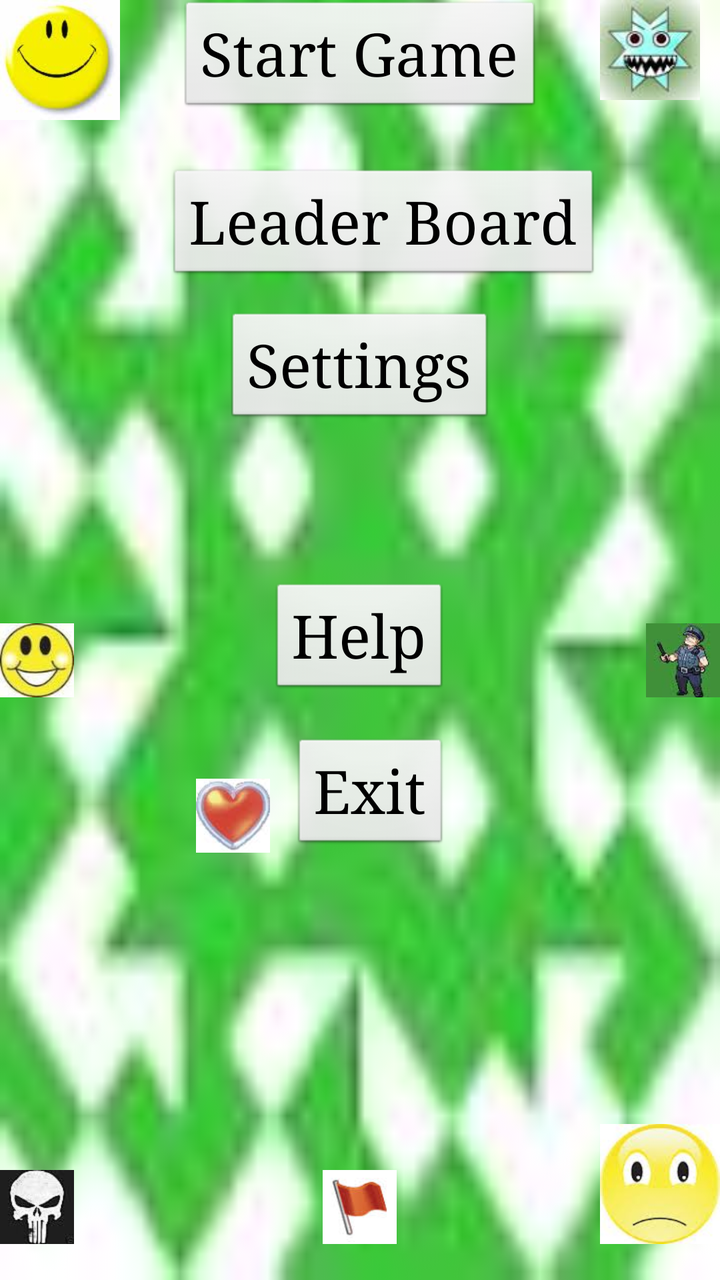
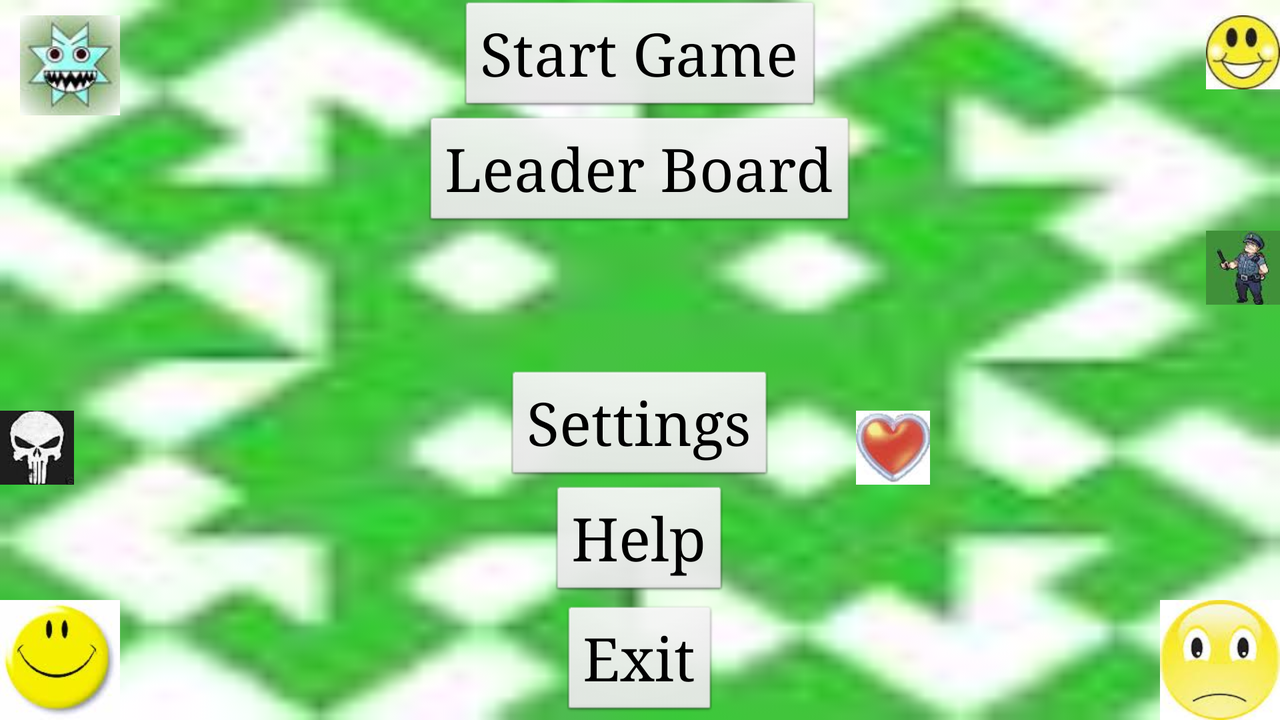

Compare how this app lays out the same screen by default and in its alternative resource folder. The renders come first, then the two layout files and the values they reference.
<!-- AndroidManifest.xml: application theme AppTheme -->
<!-- res/layout/menu.xml -->
<?xml version="1.0" encoding="utf-8"?>

<RelativeLayout xmlns:android="http://schemas.android.com/apk/res/android"
    android:layout_width="match_parent"
    android:layout_height="match_parent"
    android:background="@drawable/plain_green"
    android:orientation="vertical" >

    <ImageView
        android:id="@+id/imageView6"
        android:layout_width="wrap_content"
        android:layout_height="wrap_content"
        android:layout_alignParentBottom="true"
        android:layout_marginBottom="18dp"
        android:contentDescription="@null"
        android:src="@drawable/destructive_mine" />

    <ImageView
        android:id="@+id/imageView7"
        android:layout_width="wrap_content"
        android:layout_height="wrap_content"
        android:layout_alignBottom="@+id/imageView6"
        android:layout_centerHorizontal="true"
        android:contentDescription="@null"
        android:src="@drawable/flag" />

    <ImageView
        android:id="@+id/imageView8"
        android:layout_width="wrap_content"
        android:layout_height="wrap_content"
        android:layout_alignBottom="@+id/imageView7"
        android:layout_alignParentRight="true"
        android:contentDescription="@null"
        android:src="@drawable/sad" />

    <ImageView
        android:id="@+id/imageView2"
        android:layout_width="wrap_content"
        android:layout_height="wrap_content"
        android:layout_alignParentLeft="true"
        android:layout_alignParentTop="true"
        android:contentDescription="@null"
        android:src="@drawable/fine" />

    <ImageView
        android:id="@+id/imageView1"
        android:layout_width="50dp"
        android:layout_height="50dp"
        android:layout_alignLeft="@+id/imageView8"
        android:contentDescription="@null"
        android:src="@drawable/life_sucker_mine" />

    <Button
        android:id="@+id/button2"
        android:layout_width="wrap_content"
        android:layout_height="wrap_content"
        android:layout_below="@+id/imageView2"
        android:layout_marginTop="24dp"
        android:layout_toLeftOf="@+id/imageView1"
        android:contentDescription="@null"
        android:text="Leader Board"
        android:textSize="30sp" />

    <Button
        android:id="@+id/button1"
        style="  "
        android:layout_width="wrap_content"
        android:layout_height="wrap_content"
        android:layout_centerHorizontal="true"
        android:contentDescription="@null"
        android:text="Start Game"
        android:textSize="30sp" />

    <Button
        android:id="@+id/button5"
        android:layout_width="wrap_content"
        android:layout_height="wrap_content"
        android:layout_below="@+id/button2"
        android:layout_centerHorizontal="true"
        android:layout_marginTop="14dp"
        android:text="Settings"
        android:textSize="30sp" />

    <Button
        android:id="@+id/button3"
        android:layout_width="wrap_content"
        android:layout_height="wrap_content"
        android:layout_centerHorizontal="true"
        android:layout_centerVertical="true"
        android:contentDescription="@null"
        android:text="Help"
        android:textSize="30sp" />

    <ImageView
        android:id="@+id/imageView4"
        android:layout_width="wrap_content"
        android:layout_height="wrap_content"
        android:layout_alignBottom="@+id/button3"
        android:layout_alignParentLeft="true"
        android:contentDescription="@null"
        android:src="@drawable/smile" />

    <ImageView
        android:id="@+id/imageView3"
        android:layout_width="wrap_content"
        android:layout_height="wrap_content"
        android:layout_alignBottom="@+id/button3"
        android:layout_alignParentRight="true"
        android:contentDescription="@null"
        android:src="@drawable/score_damaging_mine" />

    <Button
        android:id="@+id/button4"
        android:layout_width="wrap_content"
        android:layout_height="wrap_content"
        android:layout_alignRight="@+id/button3"
        android:layout_below="@+id/button3"
        android:layout_marginTop="20dp"
        android:contentDescription="@null"
        android:text="Exit"
        android:textSize="30sp" />

    <ImageView
        android:id="@+id/imageView5"
        android:layout_width="wrap_content"
        android:layout_height="wrap_content"
        android:layout_alignBottom="@+id/button4"
        android:layout_toLeftOf="@+id/button3"
        android:contentDescription="@null"
        android:src="@drawable/heart" />

</RelativeLayout>
<!-- resources referenced by this layout -->
<resources>
  <!-- drawable destructive_mine: jpg bitmap (drawable-hdpi, 1047 bytes) -->
  <!-- drawable fine: jpg bitmap (drawable-hdpi, 2246 bytes) -->
  <!-- drawable flag: jpg bitmap (drawable-hdpi, 995 bytes) -->
  <!-- drawable heart: jpg bitmap (drawable-hdpi, 1193 bytes) -->
  <!-- drawable life_sucker_mine: jpg bitmap (drawable-hdpi, 991 bytes) -->
  <!-- drawable plain_green: jpg bitmap (drawable-hdpi, 368 bytes) -->
  <!-- drawable sad: jpg bitmap (drawable-hdpi, 2399 bytes) -->
  <!-- drawable score_damaging_mine: jpg bitmap (drawable-hdpi, 1589 bytes) -->
  <!-- drawable smile: jpg bitmap (drawable-hdpi, 1666 bytes) -->
  <style name="AppTheme" parent="android:Theme.Light">
          <item name="android:textColor">#105090</item>
          <item name="android:typeface">serif</item>
  
          </style>
</resources>
<!-- res/layout-land/menu.xml (the author's variant of the layout above) -->
<!-- drawn on the phone turned sideways -->
<?xml version="1.0" encoding="utf-8"?>

<RelativeLayout xmlns:android="http://schemas.android.com/apk/res/android"
    android:layout_width="match_parent"
    android:layout_height="match_parent"
    android:background="@drawable/plain_green"
    android:orientation="vertical" >

    <Button
        android:id="@+id/button4"
        android:layout_width="wrap_content"
        android:layout_height="wrap_content"
        android:layout_alignParentBottom="true"
        android:layout_centerHorizontal="true"
        android:contentDescription="@null"
        android:text="Exit"
        android:textSize="30sp" />

    <Button
        android:id="@+id/button1"
        style="  "
        android:layout_width="wrap_content"
        android:layout_height="wrap_content"
        android:layout_alignParentTop="true"
        android:layout_centerHorizontal="true"
        android:contentDescription="@null"
        android:text="Start Game"
        android:textSize="30sp" />

    <ImageView
        android:id="@+id/imageView2"
        android:layout_width="wrap_content"
        android:layout_height="wrap_content"
        android:layout_alignParentBottom="true"
        android:layout_alignParentLeft="true"
        android:contentDescription="@null"
        android:src="@drawable/fine" />

    <Button
        android:id="@+id/button2"
        android:layout_width="wrap_content"
        android:layout_height="wrap_content"
        android:layout_below="@+id/button1"
        android:layout_centerHorizontal="true"
        android:contentDescription="@null"
        android:text="Leader Board"
        android:textSize="30sp" />

    <Button
        android:id="@+id/button3"
        android:layout_width="wrap_content"
        android:layout_height="wrap_content"
        android:layout_above="@+id/imageView2"
        android:layout_centerHorizontal="true"
        android:contentDescription="@null"
        android:text="Help"
        android:textSize="30sp" />

    <Button
        android:id="@+id/button5"
        android:layout_width="wrap_content"
        android:layout_height="wrap_content"
        android:layout_above="@+id/button3"
        android:layout_centerHorizontal="true"
        android:text="Settings"
        android:textSize="30sp" />

    <ImageView
        android:id="@+id/imageView8"
        android:layout_width="wrap_content"
        android:layout_height="wrap_content"
        android:layout_alignParentRight="true"
        android:layout_below="@+id/button3"
        android:contentDescription="@null"
        android:src="@drawable/sad" />

    <ImageView
        android:id="@+id/imageView1"
        android:layout_width="50dp"
        android:layout_height="50dp"
        android:layout_above="@+id/button2"
        android:layout_alignRight="@+id/imageView2"
        android:contentDescription="@null"
        android:src="@drawable/life_sucker_mine" />

    <ImageView
        android:id="@+id/imageView6"
        android:layout_width="wrap_content"
        android:layout_height="wrap_content"
        android:layout_above="@+id/button3"
        android:layout_alignParentLeft="true"
        android:contentDescription="@null"
        android:src="@drawable/destructive_mine" />

    <ImageView
        android:id="@+id/imageView3"
        android:layout_width="wrap_content"
        android:layout_height="wrap_content"
        android:layout_alignParentRight="true"
        android:layout_below="@+id/button2"
        android:contentDescription="@null"
        android:src="@drawable/score_damaging_mine" />

    <ImageView
        android:id="@+id/imageView5"
        android:layout_width="wrap_content"
        android:layout_height="wrap_content"
        android:layout_above="@+id/button3"
        android:layout_toRightOf="@+id/button2"
        android:contentDescription="@null"
        android:src="@drawable/heart" />

    <ImageView
        android:id="@+id/imageView4"
        android:layout_width="wrap_content"
        android:layout_height="wrap_content"
        android:layout_alignParentRight="true"
        android:layout_alignTop="@+id/imageView1"
        android:contentDescription="@null"
        android:src="@drawable/smile" />

</RelativeLayout>
<!-- resources referenced by the variant -->
<!-- as the phone turned sideways resolves them -->
<resources>
  <!-- drawable destructive_mine: jpg bitmap (drawable-hdpi, 1047 bytes) -->
  <!-- drawable fine: jpg bitmap (drawable-hdpi, 2246 bytes) -->
  <!-- drawable heart: jpg bitmap (drawable-hdpi, 1193 bytes) -->
  <!-- drawable life_sucker_mine: jpg bitmap (drawable-hdpi, 991 bytes) -->
  <!-- drawable plain_green: jpg bitmap (drawable-hdpi, 368 bytes) -->
  <!-- drawable sad: jpg bitmap (drawable-hdpi, 2399 bytes) -->
  <!-- drawable score_damaging_mine: jpg bitmap (drawable-hdpi, 1589 bytes) -->
  <!-- drawable smile: jpg bitmap (drawable-hdpi, 1666 bytes) -->
  <style name="AppTheme" parent="android:Theme.Light">
          <item name="android:textColor">#105090</item>
          <item name="android:typeface">serif</item>
  
          </style>
</resources>
